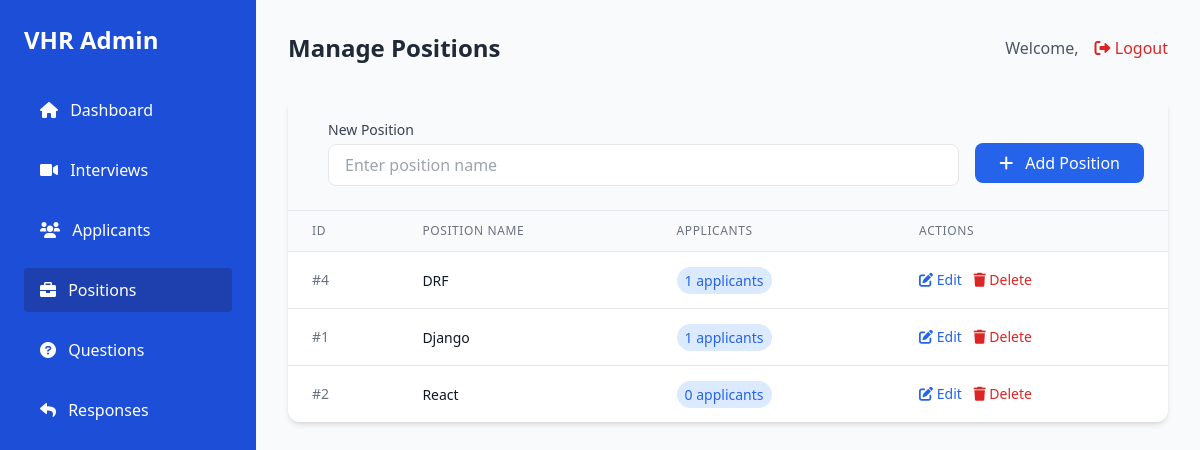
/positions/, run on an earlier commit of the app's database.
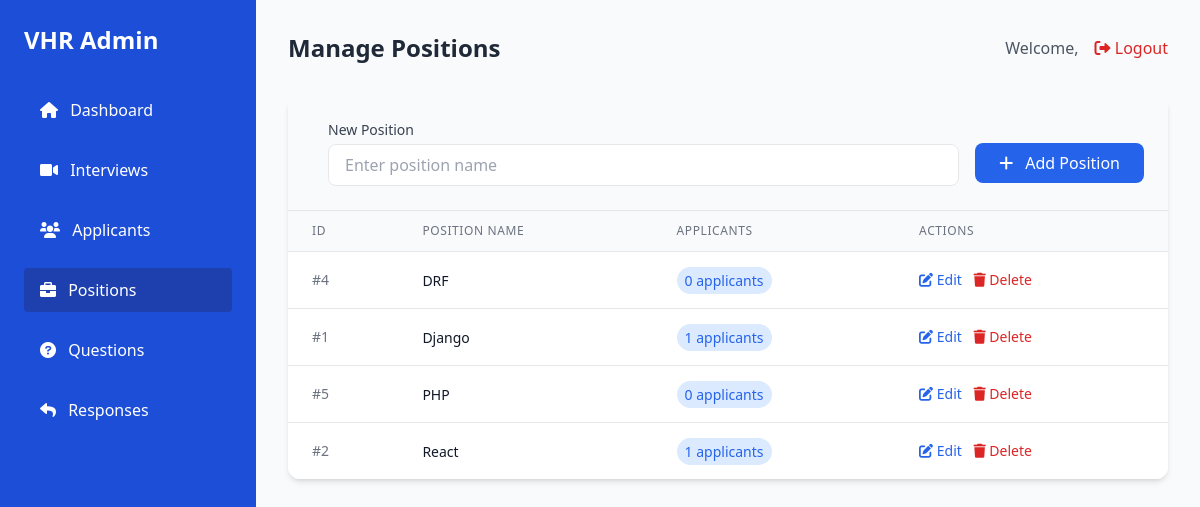
And on a later commit of the database.
### interviews/models.py (models this page shows, shortened)
class Position(models.Model):
    name = models.CharField(max_length=255, unique=True)

### interviews/views.py (the view)
# urls.py: path('positions/', manage_positions, name='manage_positions'),
def manage_positions(request):
    positions = Position.objects.all().order_by('name')
    return render(request, 'admin/manage_positions.html', {'positions': positions})

### interviews/templates/admin/manage_positions.html (shortened to what this page needs)
{% extends "admin/base_admin.html" %}
{% block page_title %}Manage Positions{% endblock %}
{% block admin_content %}
<div class="bg-white rounded-xl shadow-md overflow-hidden">
    <div class="p-6 bg-gray-50 border-b">
        <form method="POST" action="{% url 'add_position' %}" class="flex items-center space-x-4">
            <div class="flex-1">
                <label for="position_name" class="block text-sm font-medium text-gray-700 mb-1">New Position</label>
                <input type="text" id="position_name" name="name" placeholder="Enter position name" required
                       class="w-full px-4 py-2 border rounded-lg focus:ring-2 focus:ring-blue-500 focus:border-blue-500">
            </div>
            <button type="submit" class="mt-5 bg-blue-600 text-white px-6 py-2 rounded-lg hover:bg-blue-700 transition">
                <i class="fas fa-plus mr-2"></i> Add Position
            </button>
        </form>
    </div>
    <div class="overflow-x-auto">
        <table class="min-w-full divide-y divide-gray-200">
            <thead class="bg-gray-50">
                <tr>
                    <th class="px-6 py-3 text-left text-xs font-medium text-gray-500 uppercase tracking-wider">ID</th>
                    <th class="px-6 py-3 text-left text-xs font-medium text-gray-500 uppercase tracking-wider">Position Name</th>
                    <th class="px-6 py-3 text-left text-xs font-medium text-gray-500 uppercase tracking-wider">Applicants</th>
                    <th class="px-6 py-3 text-left text-xs font-medium text-gray-500 uppercase tracking-wider">Actions</th>
                </tr>
            </thead>
            <tbody class="bg-white divide-y divide-gray-200">
                {% for position in positions %}
                <tr class="hover:bg-gray-50 transition">
                    <td class="px-6 py-4 whitespace-nowrap text-sm text-gray-500">#{{ position.id }}</td>
                    <td class="px-6 py-4 whitespace-nowrap">
                        <span class="text-sm font-medium text-gray-900">{{ position.name }}</span>
                    </td>
                    <td class="px-6 py-4 whitespace-nowrap">
                        <span class="px-2 py-1 text-sm text-blue-600 bg-blue-100 rounded-full">
                            {{ position.applicants.count }} applicants
                        </span>
                    </td>
                    <td class="px-6 py-4 whitespace-nowrap text-sm font-medium space-x-2">
                        <button onclick="editPosition({{ position.id }})"
                                class="text-blue-600 hover:text-blue-900">
                            <i class="fas fa-edit"></i> Edit
                        </button>
                        <button onclick="deletePosition({{ position.id }})"
                                class="text-red-600 hover:text-red-900">
                            <i class="fas fa-trash"></i> Delete
                        </button>
                    </td>
                </tr>
                {% empty %}
                <tr>
                    <td colspan="4" class="px-6 py-4 text-center text-gray-500">
                        No positions available. Add your first position above.
                    </td>
                </tr>
                {% endfor %}
            </tbody>
        </table>
    </div>
</div>
{% endblock %}

What changed in the data, as far as the page shows it:
computed for Position "DRF": applicants.count "1" → "0"
added Position: id "5", name "PHP", applicants.count "0"
computed for Position "React": applicants.count "0" → "1"
